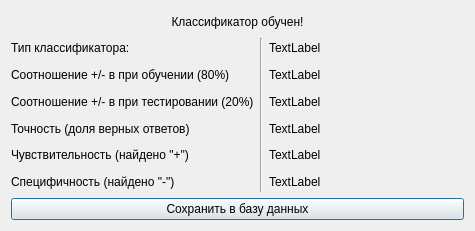
<?xml version="1.0" encoding="UTF-8"?>
<ui version="4.0">
 <class>ResultsWindow</class>
 <widget class="QDialog" name="ResultsWindow">
  <property name="geometry">
   <rect>
    <x>0</x>
    <y>0</y>
    <width>475</width>
    <height>231</height>
   </rect>
  </property>
  <property name="windowTitle">
   <string>Dialog</string>
  </property>
  <layout class="QGridLayout" name="gridLayout">
   <item row="5" column="0">
    <widget class="QLabel" name="label_5">
     <property name="text">
      <string>Чувствительность (найдено &quot;+&quot;)</string>
     </property>
    </widget>
   </item>
   <item row="7" column="0" colspan="3">
    <widget class="QPushButton" name="pushButton">
     <property name="text">
      <string>Сохранить в базу данных</string>
     </property>
    </widget>
   </item>
   <item row="6" column="0">
    <widget class="QLabel" name="label_6">
     <property name="text">
      <string>Специфичность (найдено &quot;-&quot;)</string>
     </property>
    </widget>
   </item>
   <item row="4" column="0">
    <widget class="QLabel" name="label_3">
     <property name="text">
      <string>Точность (доля верных ответов)</string>
     </property>
    </widget>
   </item>
   <item row="1" column="1" rowspan="6">
    <widget class="Line" name="line">
     <property name="orientation">
      <enum>Qt::Vertical</enum>
     </property>
    </widget>
   </item>
   <item row="5" column="2">
    <widget class="QLabel" name="sensitivity">
     <property name="text">
      <string>TextLabel</string>
     </property>
    </widget>
   </item>
   <item row="4" column="2">
    <widget class="QLabel" name="accuracy">
     <property name="text">
      <string>TextLabel</string>
     </property>
    </widget>
   </item>
   <item row="0" column="0" colspan="3">
    <widget class="QLabel" name="label">
     <property name="text">
      <string>Классификатор обучен!</string>
     </property>
     <property name="alignment">
      <set>Qt::AlignCenter</set>
     </property>
    </widget>
   </item>
   <item row="1" column="2">
    <widget class="QLabel" name="clfType">
     <property name="text">
      <string>TextLabel</string>
     </property>
    </widget>
   </item>
   <item row="6" column="2">
    <widget class="QLabel" name="specificity">
     <property name="text">
      <string>TextLabel</string>
     </property>
    </widget>
   </item>
   <item row="1" column="0">
    <widget class="QLabel" name="label_2">
     <property name="text">
      <string>Тип классификатора:</string>
     </property>
    </widget>
   </item>
   <item row="2" column="0">
    <widget class="QLabel" name="label_4">
     <property name="text">
      <string>Соотношение +/- в при обучении (80%)</string>
     </property>
    </widget>
   </item>
   <item row="3" column="0">
    <widget class="QLabel" name="label_7">
     <property name="text">
      <string>Соотношение +/- в при тестировании (20%)</string>
     </property>
    </widget>
   </item>
   <item row="2" column="2">
    <widget class="QLabel" name="trainPosNeg">
     <property name="text">
      <string>TextLabel</string>
     </property>
    </widget>
   </item>
   <item row="3" column="2">
    <widget class="QLabel" name="testPosNeg">
     <property name="text">
      <string>TextLabel</string>
     </property>
    </widget>
   </item>
  </layout>
 </widget>
 <resources/>
 <connections/>
</ui>
